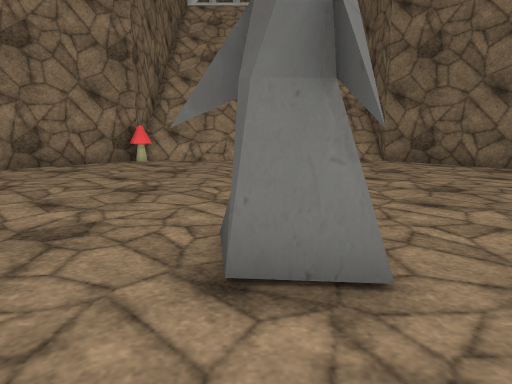
View 1 (above)

13 first-person views from a walk through a 3-D level made in the Unity game engine. The camera is 1.2 m above the floor, tilts 10° down and sees 70° across. The floor is counted in squares, 1 m on a side. Each view is taken from the middle of a square. On the plan, view 1 faces up. The plan holds only what a view shows up to about 15 squares ahead; the rest is blank. The place goes on beyond the plan. The player character is not drawn. Some surface patterns are stand-ins.

View 2
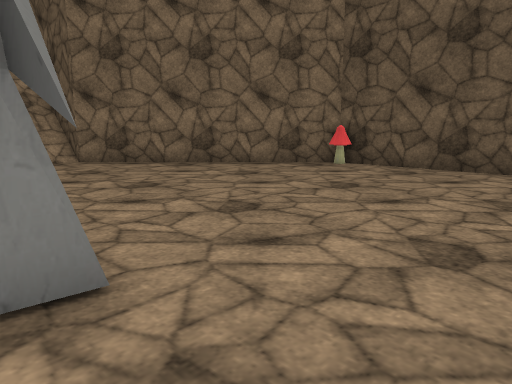

View 3
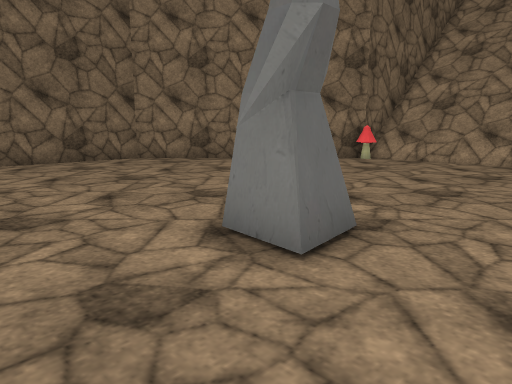

View 4
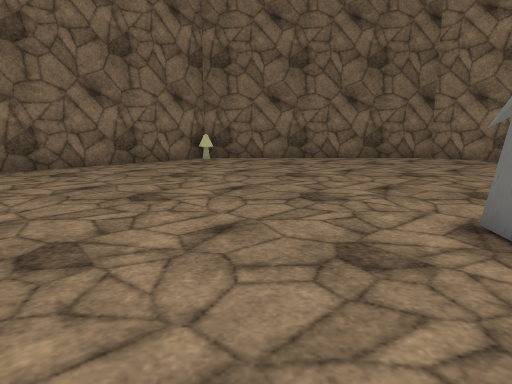

View 5
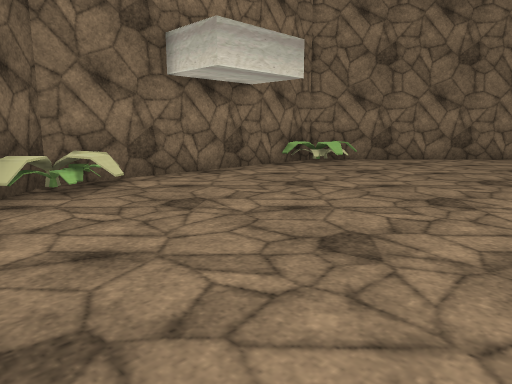

View 6
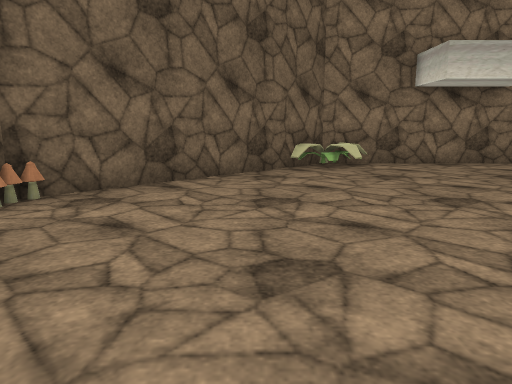

View 7
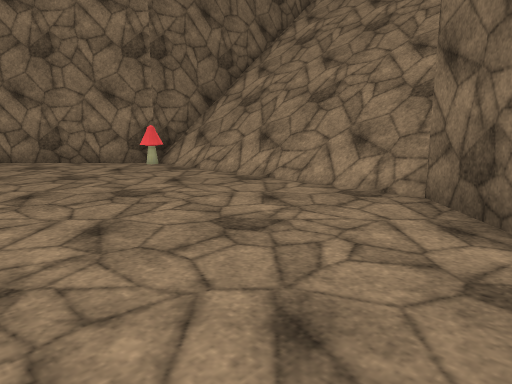

View 8
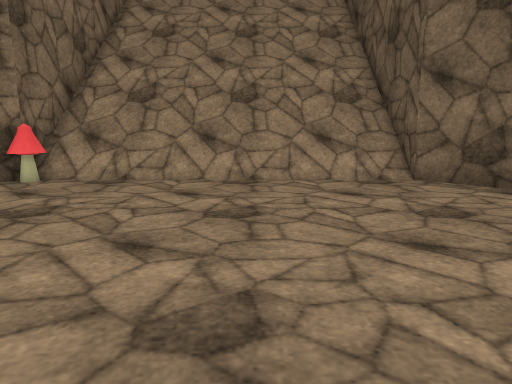

View 9
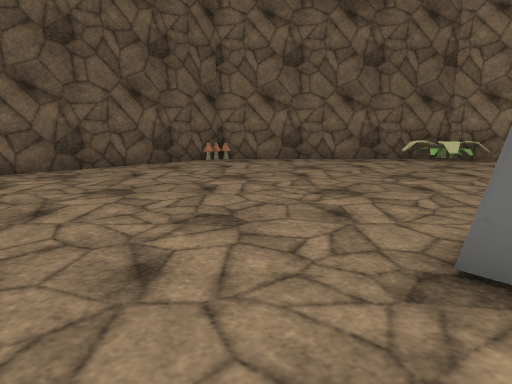

View 10
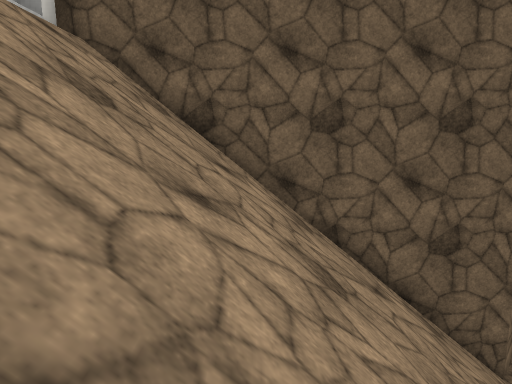

View 11
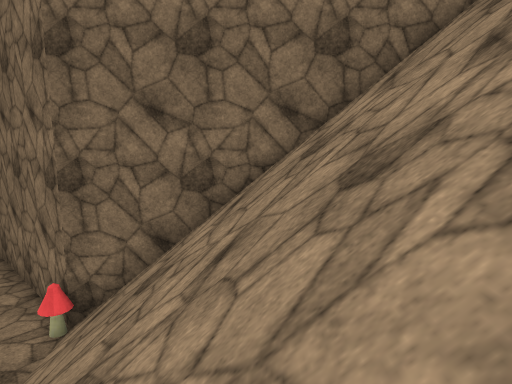

View 12
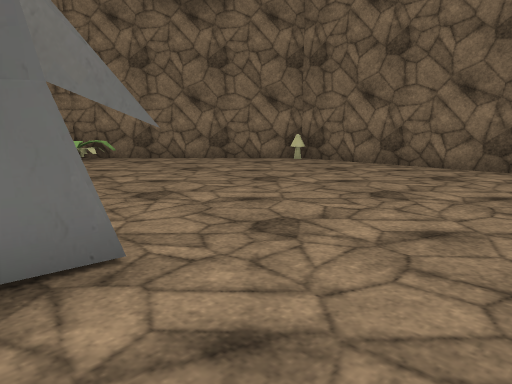

View 13
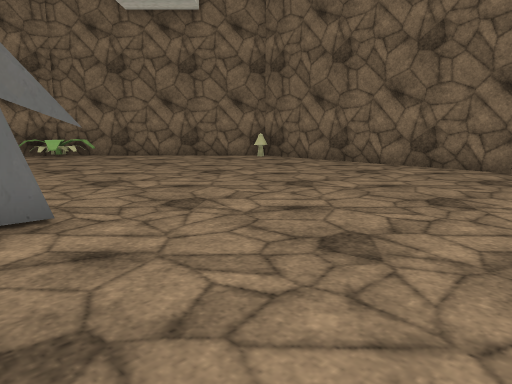

### Floor plan
Key: @ floor where view 1 was taken; # wall or solid block; . floor; / step, stairs or slope; M mushroom; P plant; O other object.
Columns run from 11 left of view 1 to 11 right of it. Each row starts with its distance up from view 1.
 22       #/////////#
 21       #/////////#
 20       #/////////#
 19       #/////////#
 18       #/////////#
 17       #/////////#
 16       #/////////#
 15       #/////////#
 14       #/////////#
 13      ##M........##
 12     ##...........##
 11    ##.............##
 10   ##...............##
  9  ##.................##
  8 ##...................##
  7 #.....................#
  6 #.....................#
  5 #.....................#
  4 #.........OO..........#
  3 #..........OO.........#
  2 #...........O.........#
  1 #.....................#
  0 #..........@..........#
 -1 #.....................#
 -2 #M....................#
 -3 ##...................##
 -4  ##.................##
 -5   ##...............##
 -6    ##.............##
 -7     ##PP.......P.##
 -8      ##PP.......##
 -9       ###########

Positions as (right, up) in squares from view 1, and headings:
1: (0, 0), facing up
2: (0, 0), facing up-right
3: (3, 0), facing up-left
4: (4, 0), facing left
5: (7, 0), facing down-left
6: (7, 4), facing down
7: (7, 7), facing up-left
8: (1, 5), facing up
9: (0, 7), facing down-right
10: (-4, 20), facing right
11: (4, 18), facing left
12: (1, 7), facing down-left
13: (1, 9), facing down-left
